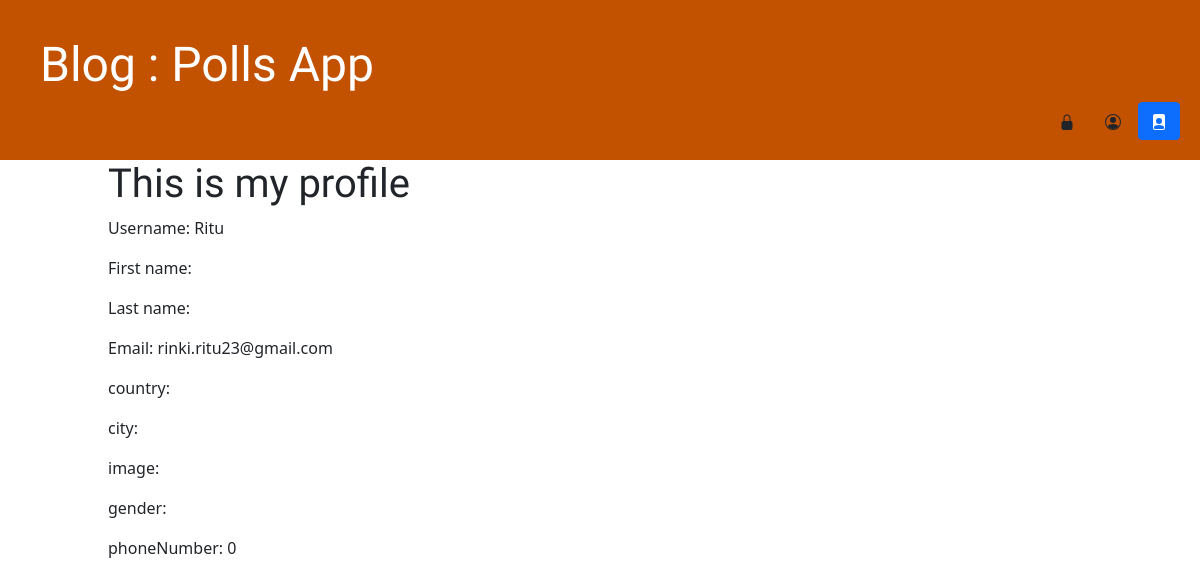
The page /profile/ (signed in) on the database its author committed.
### blog/models.py (models this page shows, shortened)
class User(AbstractUser):
    name = models.CharField(max_length=80,null=True,blank=True)
    email = models.EmailField(max_length=44,null=True,blank=True)
    city = models.CharField(max_length=23)
    country = models.CharField(max_length=16)
    phoneNumber = models.CharField(default=0, max_length=16)
    image = models.ImageField(upload_to='Profile_picture', null=True, blank=True)
    status = models.CharField(max_length=20, choices=status, default='Active')

### blog/views.py (the view)
# urls.py: path('profile/',views.profile_view, name='view_profile'),
def profile_view(request):
    user = request.user
    context = {
        'user': user,
    }
    return render(request,'blog/view_profile.html', context)

### blog/templates/blog/view_profile.html
{% extends 'blog/base.html' %}
{% block content %}
  <h1>This is my profile</h1>
  <p>Username: {{ user.username }}</p><p>First name: {{ user.first_name }}</p>
  <p>Last name: {{ user.last_name }}</p>
  <p>Email: {{ user.email }}</p>
  <p>country:{{user.country}}</p>
  <p>city:{{user.city}}</p>
  <p>image: {{ user.image }}</p>
  <p>gender: {{ user.gender }}</p>
  <p>phoneNumber: {{ user.phoneNumber }}</p>
{% endblock %}

### blog/static/css/blog.css (style rules this page uses)
h1, h2, h3, h4 { font-family: 'Lobster', cursive; }

### rows shown on the page
User: username "Ritu", email "rinki.ritu23@gmail.com", phoneNumber "0"
